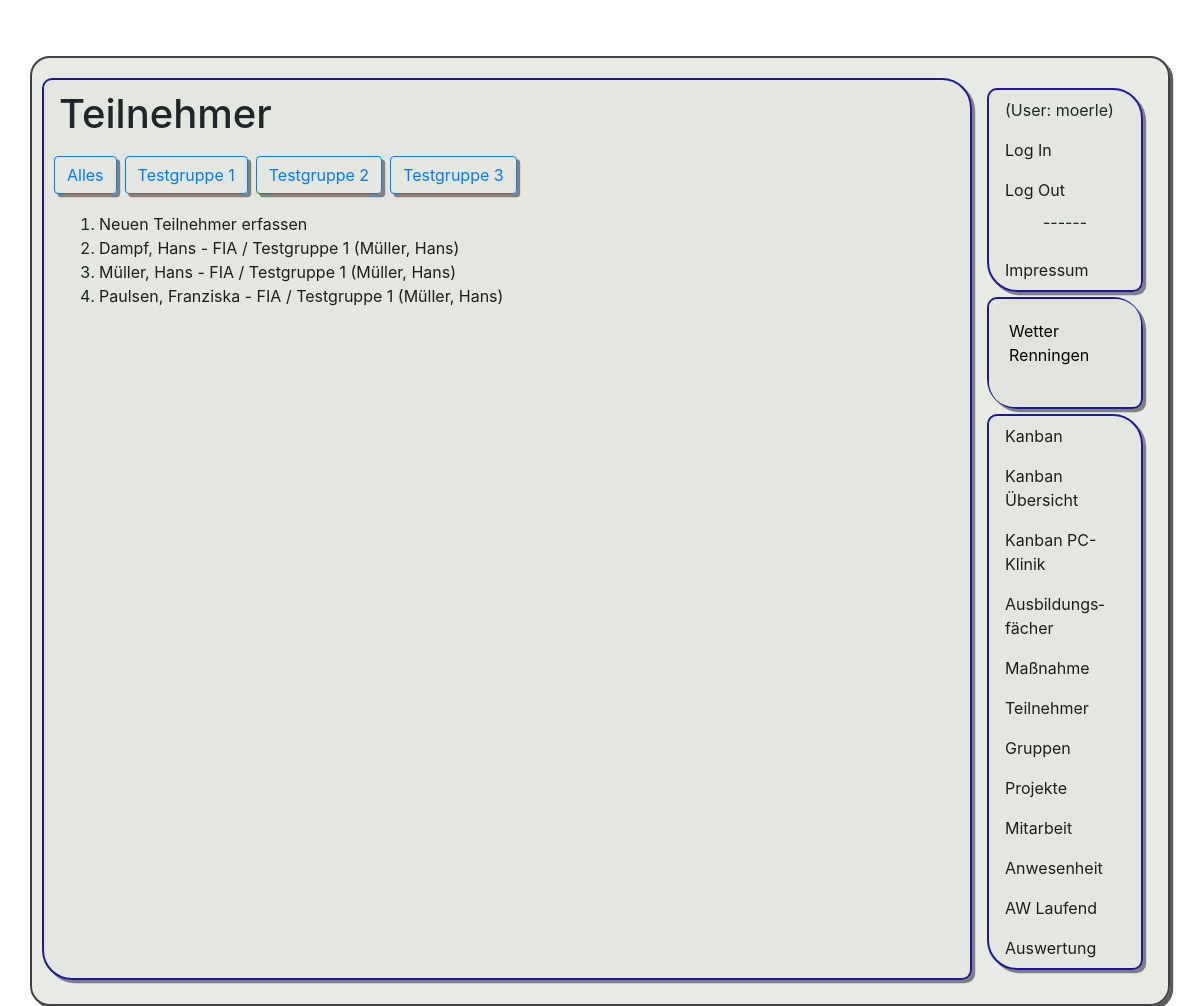
/pr1/tn/ (signed in), run on an earlier commit of the app's database.
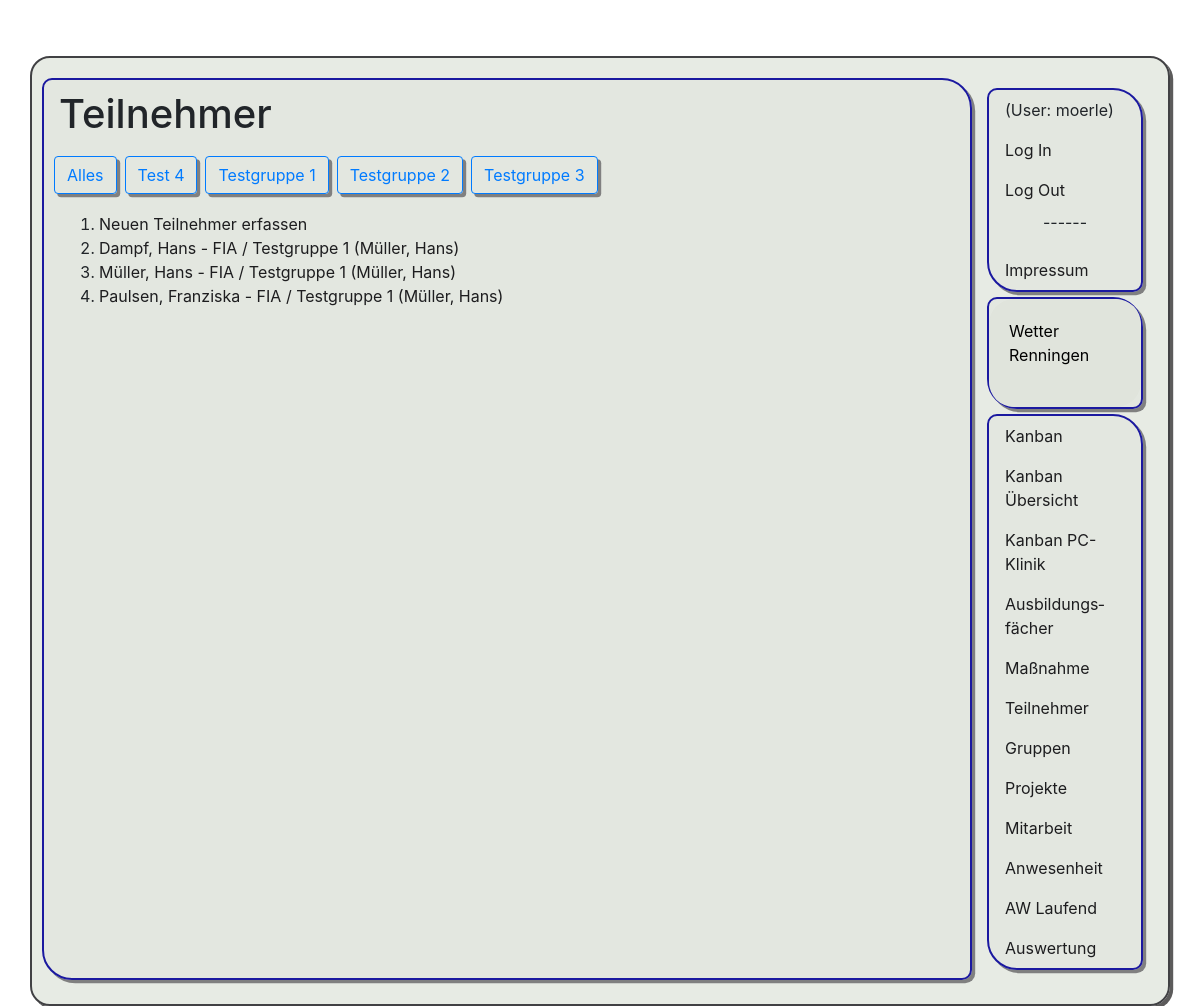
And on a later commit of the database.
### app1/models.py (models this page shows, shortened)
class Gruppe(models.Model):
    name = models.CharField(max_length=50)
    aktiv = models.BooleanField(default=True)
    raum = models.ForeignKey(Raum, on_delete=models.CASCADE, null=True, blank=True)
    sprecher = models.ForeignKey('Teilnehmer', verbose_name="Gruppensprecher", on_delete=models.CASCADE, null=True, blank=True, related_name="Gruppensprecher")
    def __str__(self):
        if self.sprecher != None:
            return f"{self.name} ({self.sprecher.name}, {self.sprecher.vorname})"
        else:
            return f"{self.name}"
    class Meta:
        ordering = ['name']
        verbose_name_plural = "Gruppen"

class Teilnehmer(models.Model):
    name = models.CharField(max_length=50)
    vorname = models.CharField(max_length=50)
    ausbildung = models.ForeignKey(Ausbildung, on_delete=models.CASCADE)
    gruppe = models.ForeignKey(Gruppe, on_delete=models.CASCADE, null=True)
    aktiv = models.BooleanField(default=True)
    email = models.CharField(max_length=255, blank=True)
    mobil = models.CharField(max_length=255, blank=True)
    def __str__(self):
        return self.name+", "+self.vorname+" - "+self.ausbildung.slug+" / "+str(self.gruppe)
    class Meta:
        ordering = ['name']
        verbose_name_plural = "Teilnehmer"

class Ausbildung(models.Model):
    name = models.CharField(max_length=50)
    slug = models.CharField(max_length=10, unique=True)
    aktiv = models.BooleanField(default=True)
    class Meta:
        ordering = ['slug']
        verbose_name_plural = "Ausbildungen"

### app1/views.py (the view)
# urls.py: path('tn/', views.tnAllg, name="tn"),
@permission_required('app1.view_teilnehmer')
def tnAllg(request):
    gruppe = Gruppe.objects.filter(aktiv=True).order_by("name")
    test = Teilnehmer.objects.filter(aktiv=True).order_by("name")
    return render(request, 'app1/list_tn.html', {'liste': test, 'gruppe': gruppe,
                                                 'gruppe_id': -1, })

### app1/templates/app1/list_tn.html
﻿{% extends 'app1/base.html' %}
{% block h1 %}
Teilnehmer
{% endblock h1 %}
{% block content %}
{% if gruppe %}
    <div class="row">
        <a href="/pr1/tn/" class="BereichBtn"> <button type="button" class="btn btn-outline-primary">Alles</button> </a>
        {% for item in gruppe %}
            <a href="/pr1/tn/lst/{{item.id}}" class="BereichBtn"> <button type="button" class="btn btn-outline-primary" {% if gruppe_id == item.id %} disabled {% endif%}>{{item.name}}</button> </a>
        {% endfor %}
    </div>
{% endif %}
<ol>
    <li><a href="/pr1/tn/neu">Neuen Teilnehmer erfassen</a></li>
    {% for zeile in liste %}
        <li><a href="/pr1/tn/{{zeile.id}}"> {{ zeile }}</a></li>
    {% endfor %}
</ol>
{% endblock content %}

What changed in the data, as far as the page shows it:
added Gruppe: name "Test 4"
